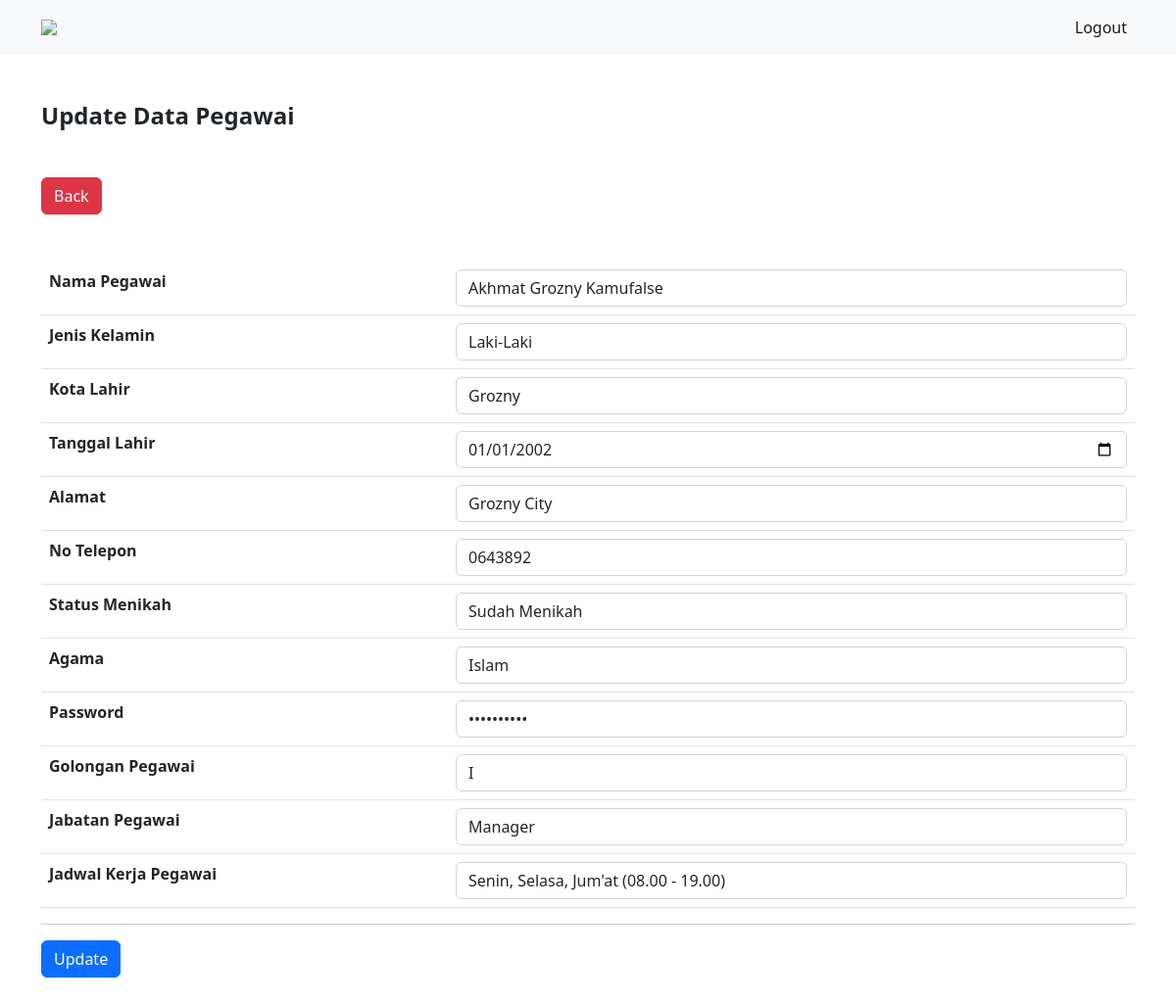
The app's page /admin/pegawai/edit.php?id=PGW-625 with its own data.
### tables this page shows
CREATE TABLE `pegawai` (
  `id_pegawai` varchar(20) NOT NULL,
  `id_golongan` varchar(20) DEFAULT NULL,
  `id_jabatan` varchar(20) DEFAULT NULL,
  `id_jadwal_kerja` varchar(20) DEFAULT NULL,
  `nip` varchar(50) DEFAULT NULL,
  `nama_pegawai` varchar(50) DEFAULT NULL,
  `jenis_kelamin` enum('Laki-Laki','Perempuan') DEFAULT NULL,
  `tempat_lahir` varchar(50) DEFAULT NULL,
  `tanggal_lahir` varchar(50) DEFAULT NULL,
  `alamat` text DEFAULT NULL,
  `no_telp` varchar(13) DEFAULT NULL,
  `status` enum('Sudah Menikah','Belum Menikah') DEFAULT NULL,
  `agama` varchar(20) DEFAULT NULL,
  `email` varchar(50) DEFAULT NULL,
  `password` varchar(50) DEFAULT NULL
);

CREATE TABLE `golongan` (
  `id_golongan` varchar(20) NOT NULL,
  `nama_golongan` varchar(30) DEFAULT NULL,
  `tunjangan_anak` varchar(40) DEFAULT NULL,
  `tunjangan_istri` varchar(40) DEFAULT NULL
);

CREATE TABLE `jabatan` (
  `id_jabatan` varchar(20) NOT NULL,
  `nama_jabatan` varchar(20) DEFAULT NULL,
  `gaji_pokok` varchar(50) DEFAULT NULL
);

CREATE TABLE `jadwalkerja` (
  `id_jadwal_kerja` varchar(20) NOT NULL,
  `hari_kerja` varchar(30) DEFAULT NULL,
  `jam_kerja` varchar(30) DEFAULT NULL
);

### admin/pegawai/edit.php (the view, shortened to what this page needs)
<?php
    $db = dbConnect();
    $id = $_GET['id'];
    $sqlViewPgw = "SELECT a.*, b.*, c.*, d.* FROM (((pegawai as a
    INNER JOIN golongan as b ON a.id_golongan = b.id_golongan)
    INNER JOIN jabatan as c ON a.id_jabatan = c.id_jabatan)
    INNER JOIN jadwalKerja as d ON a.id_jadwal_kerja = d.id_jadwal_kerja) WHERE id_pegawai = '$id'";
    $execPgw = $db->query($sqlViewPgw);
    $assocPgw = $execPgw->fetch_assoc();
?>
<!DOCTYPE html>
<html lang="en">
<head>
    <link rel="stylesheet" href="https://cdn.jsdelivr.net/npm/bootstrap@5.2.0/dist/css/bootstrap.min.css">
</head>
<body>
<nav class="navbar navbar-expand-lg bg-light">
    <div class="container">
    <img src="https://ik.imagekit.io/zlt25mb52fx/ahmcdn/assets/images/logo/honda.svg" width="20%" class="navbar-brand">
        <div class="collapse navbar-collapse" id="navbarSupportedContent">
        <ul class="navbar-nav ms-auto mb-2 mb-lg-0">
            <li class="nav-item">
            <a class="nav-link active" aria-current="page" href="../logout.php">Logout</a>
            </li>
        </ul>
        </div>
    </div>
</nav>
    <div class="container">
        <div class="mt-5">
            <div class="mt-5 mb-5">
                <h4>
                    <b>
                        Update Data Pegawai
                    </b>
                </h4>
            </div>
            <div class="">
                <a href="../index.php" class="btn btn-danger">Back</a>
            </div>
            <form action="" method="post" class="mt-5 mb-5">
                <table class="table">
                    <tr>
                        <th>Nama Pegawai</th>
                        <td><input type="text" name="nama_pegawai" placeholder="Nama Pegawai" class="form-control" required value="<?= $assocPgw['nama_pegawai']?>"></td>
                    </tr>
                    <tr>
                        <th>Jenis Kelamin</th>
                        <td>
                            <select name="jenis_kelamin" class="form-control" required>
                                <option value="<?= $assocPgw['jenis_kelamin']?>"><?= $assocPgw['jenis_kelamin']?></option>
                            </select>
                        </td>
                    </tr>
                    <tr>
                        <th>Kota Lahir</th>
                        <td><input type="text" name="tempat_lahir" placeholder="Kota Lahir" class="form-control" required value="<?= $assocPgw['tempat_lahir']?>"></td>
                    </tr>
                    <tr>
                        <th>Tanggal Lahir</th>
                        <td><input type="date" name="tanggal_lahir" placeholder="Tanggal Lahir" class="form-control" required value="<?= $assocPgw['tanggal_lahir']?>"></td>
                    </tr>
                    <tr>
                        <th>Alamat</th>
                        <td><input type="text" name="alamat" placeholder="Alamat" class="form-control" required value="<?= $assocPgw['alamat']?>"></td>
                    </tr>
                    <tr>
                        <th>No Telepon</th>
                        <td><input type="number" name="no_telp" placeholder="No Telepon" class="form-control" required value="<?= $assocPgw['no_telp']?>"></td>
                    </tr>
                    <tr>
                        <th>Status Menikah</th>
                        <td>
                            <select name="status" class="form-control" required>
                                <option value="<?= $assocPgw['status']?>"><?= $assocPgw['status']?></option>
                            </select>
                        </td>
                    </tr>
                    <tr>
                        <th>Agama</th>
                        <td><input type="text" name="agama" placeholder="Agama" class="form-control" required value="<?= $assocPgw['agama']?>"></td>
                    </tr>
                    <tr>
                        <th>Password</th>
                        <td><input type="password" name="password" placeholder="Password" class="form-control" required value="<?= $assocPgw['password']?>"></td>
                    </tr>
                    <tr>
                        <th>Golongan Pegawai</th>
                        <td>
                            <select name="id_golongan" class="form-control">
                                <option value="<?= $assocPgw['id_golongan']?>" requiered><?= $assocPgw['nama_golongan']?></option>
                            </select>
                        </td>
                    </tr>
                    <tr>
                        <th>Jabatan Pegawai</th>
                        <td>
                            <select name="id_jabatan" class="form-control">
                                <option value="<?= $assocPgw['id_jabatan']?>" required><?= $assocPgw['nama_jabatan']?></option>
                            </select>
                        </td>
                    </tr>
                    <tr>
                        <th>Jadwal Kerja Pegawai</th>
                        <td>
                            <select name="id_jadwal_kerja" class="form-control">
                                <option value="<?= $assocPgw['id_jadwal_kerja']?>" required><?= $assocPgw['hari_kerja']?> (<?= $assocPgw['jam_kerja']?>)</option>
                            </select>
                        </td>
                    </tr>
                </table>
                <hr>
                <button class="btn btn-primary" name="save" type="submit">Update</button>
            </form>
        </div>
    </div>
</body>
</html>

### records on screen
pegawai: nama_pegawai "Akhmat Grozny Kamufalse", jenis_kelamin "Laki-Laki", tempat_lahir "Grozny", tanggal_lahir "01/01/2002", alamat "Grozny City", no_telp "0643892", status "Sudah Menikah", agama "Islam", id_golongan "I", id_jabatan "Manager", id_jadwal_kerja "Senin, Selasa, Jum'at (08.00 - 19.00)"
